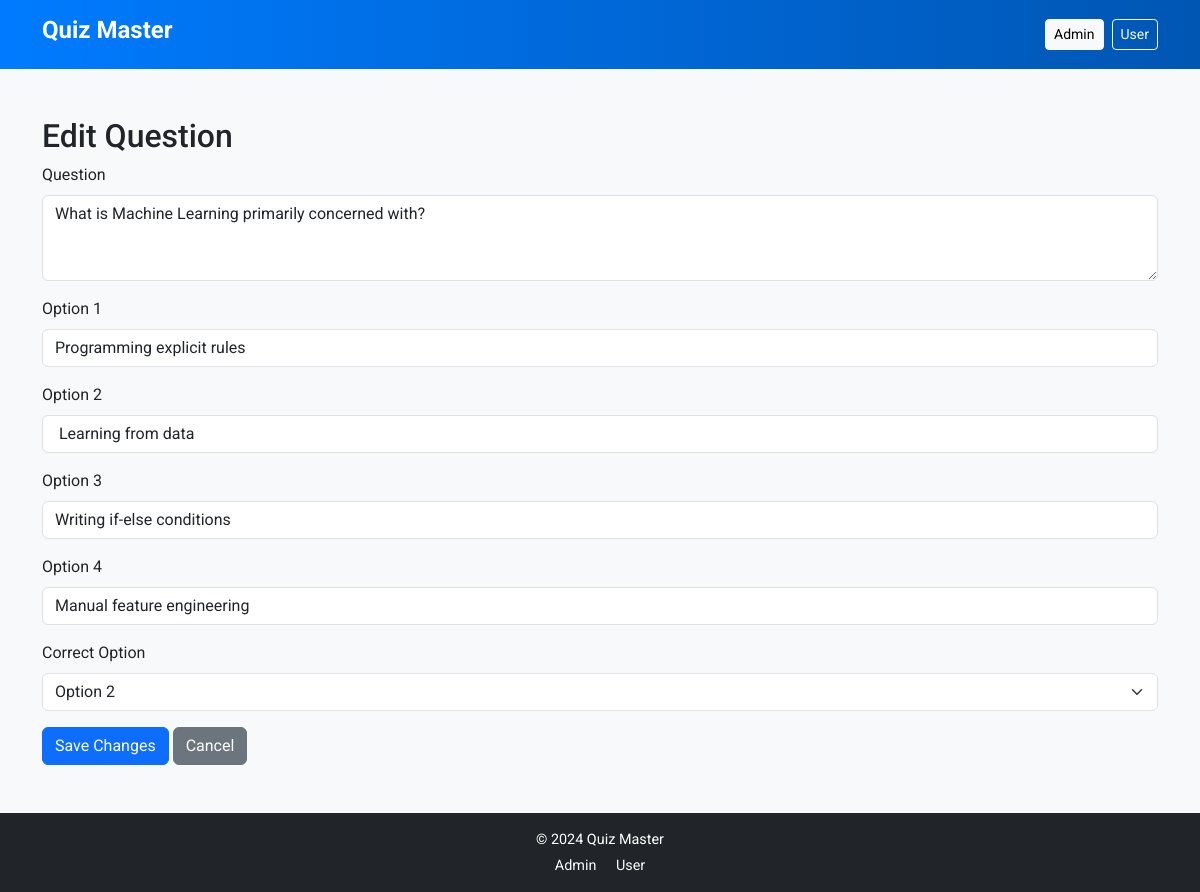
The page /admin/edit_question/1 (signed in) on the database its author committed.
### models/quiz.py (models this page shows)
class Question(db.Model):
    id = db.Column(db.Integer, primary_key=True)
    quiz_id = db.Column(db.Integer, db.ForeignKey('quiz.id'), nullable=False)
    question_text = db.Column(db.Text, nullable=False)
    option_1 = db.Column(db.String(120), nullable=False)
    option_2 = db.Column(db.String(120), nullable=False)
    option_3 = db.Column(db.String(120), nullable=False)
    option_4 = db.Column(db.String(120), nullable=False)
    correct_option = db.Column(db.Integer, nullable=False)

### controllers/admin_controller.py (the view, shortened to what this page needs)
@bp.route('/edit_question/<int:question_id>', methods=['GET', 'POST'])
def edit_question(question_id):
    if session.get('admin_logged_in'):
        question = Question.query.get_or_404(question_id)
        return render_template('admin/edit_question.html', question=question)
    else:
        flash('Please log in as Admin to access this page.', 'error')
        return redirect(url_for('admin.login'))

### templates/admin/edit_question.html (shortened to what this page needs)
{% extends 'base.html' %}
{% block content %}
<h2>Edit Question</h2>
<form method="post">
    <div class="mb-3">
        <label for="question_text" class="form-label">Question</label>
        <textarea id="question_text" name="question_text" class="form-control" rows="3" required>{{ question.question_text }}</textarea>
    </div>
    <div class="mb-3">
        <label for="option_1" class="form-label">Option 1</label>
        <input type="text" id="option_1" name="option_1" class="form-control" value="{{ question.option_1 }}" required>
    </div>
    <div class="mb-3">
        <label for="option_2" class="form-label">Option 2</label>
        <input type="text" id="option_2" name="option_2" class="form-control" value="{{ question.option_2 }}" required>
    </div>
    <div class="mb-3">
        <label for="option_3" class="form-label">Option 3</label>
        <input type="text" id="option_3" name="option_3" class="form-control" value="{{ question.option_3 }}" required>
    </div>
    <div class="mb-3">
        <label for="option_4" class="form-label">Option 4</label>
        <input type="text" id="option_4" name="option_4" class="form-control" value="{{ question.option_4 }}" required>
    </div>
    <div class="mb-3">
        <label for="correct_option" class="form-label">Correct Option</label>
        <select id="correct_option" name="correct_option" class="form-select" required>
            <option value="2" {% if question.correct_option == 2 %}selected{% endif %}>Option 2</option>
        </select>
    </div>
    <button type="submit" class="btn btn-primary">Save Changes</button>
    <a href="{{ url_for('admin.manage_quiz_questions', quiz_id=question.quiz_id) }}" class="btn btn-secondary">Cancel</a>
</form>
{% endblock %}

### static/css/style.css (style rules this page uses)
body { font-family: 'Roboto', sans-serif; background-color: #f8f9fa; }
html, body { height: 100%; margin: 0; display: flex; flex-direction: column; }

### rows shown on the page
Question: question_text "What is Machine Learning primarily concerned with?", option_1 "Programming explicit rules", option_2 "Learning from data", option_3 "Writing if-else conditions", option_4 "Manual feature engineering", correct_option "Option 2"
